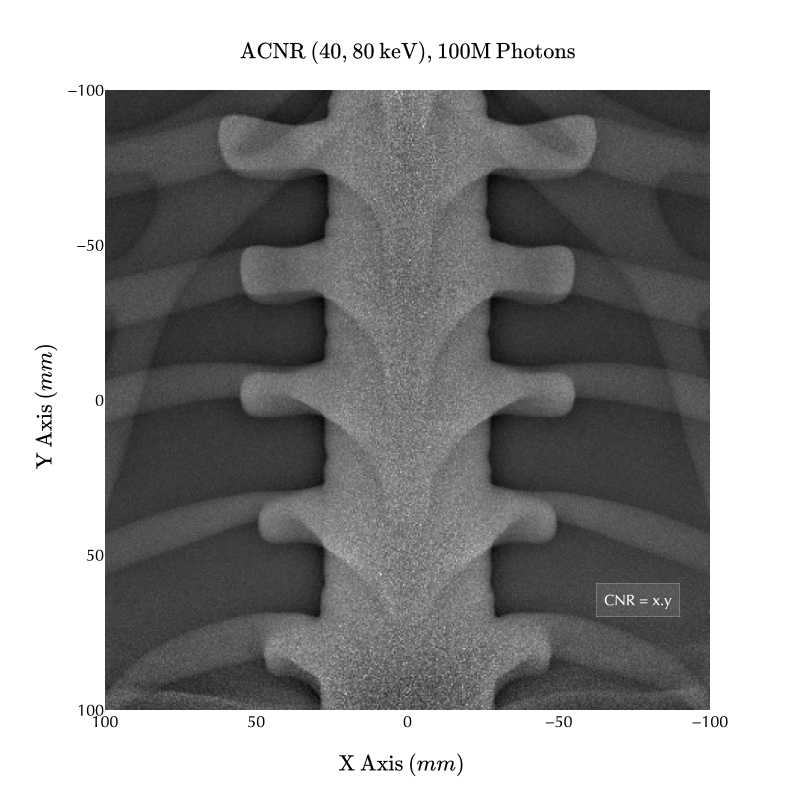
#> input picture miguelcomett/a.png, 4000 x 4000 px, found by its file name (shown at 1/5 size)
$ jupyter execute --allow-errors Radiography_Processing.ipynb   (shell and % lines are left out)
#> lines starting #> are read from the running program, lines starting #| are printed output that depends on the picture
## 1. Merge Root Files

[cell 1]
import uproot
import os
import numpy as np
from tqdm import tqdm

def merge_files(directory, starts_with, output_name):

    file_list = []

    for file in os.listdir(directory):
        if file.endswith('.root') and not file.startswith('merge') and not file.startswith(output_name):
            if not starts_with == '' and file.startswith(starts_with):
                    file_list.append(os.path.join(directory, file))

    merged_file = os.path.join(directory, output_name)

    counter = 0
    while True:
        if not os.path.exists(f"{merged_file}{counter}.root"):
            merged_file = f"{merged_file}{counter}.root"
            break
        counter = counter + 1

    with uproot.recreate(merged_file) as f_out:
        data_dict = {}  # Dictionary to store merged data temporarily

        for file in tqdm(file_list, desc = "Reading files", unit = "File", leave = True):

            with uproot.open(file) as f_in:
                for key in f_in.keys():
                    obj = f_in[key]

                    if isinstance(obj, uproot.TTree):
                        new_data = obj.arrays(library="np")
                        base_key = key.split(';')[0] # Extract base key name (ignore cycle numbers)

                        if base_key in data_dict: # If base_key is already in data_dict, concatenate data
                            existing_data = data_dict[base_key]
                            combined_data = {k: np.concatenate([existing_data[k], new_data[k]]) for k in new_data.keys() if k in existing_data}
                            data_dict[base_key] = {**existing_data, **combined_data} # Update with the combined data

                        else:
                            data_dict[base_key] = new_data # If base_key is not in data_dict, add new data

        for key, data in tqdm(data_dict.items(), desc = 'Writing file', unit='data', leave = True):
            f_out[key] = data

[cell 2]
directory = 'BUILD/ROOT'
starts_with = 'root0'
output_name = 'merge'

#> (the rest of this cell did not finish here and is left out)

## 3. Root to Dataframe

[cell 3]
import uproot
import os
import numpy as np
import dask.array as da
import dask.dataframe as dd

def root_to_dask(directory, root_name_starts, tree_name, x_branch, y_branch):

    file_name = os.path.join(directory, root_name_starts + ".root")

    with uproot.open(file_name) as root_file:
        tree = root_file[tree_name]
        if tree is None:
            print(f"Tree '{tree_name}' not found in {file_name}")
            return

        x_values = tree[x_branch].array(library="np") if x_branch in tree else print('error_x')
        y_values = tree[y_branch].array(library="np") if y_branch in tree else print('error_y')

        decimal_places = 3

        if x_values is not None:
            x_values = np.round(x_values, decimal_places)
        if y_values is not None:
            y_values = np.round(y_values, decimal_places)

        if x_values is None or y_values is None:
            print(f"Could not retrieve data for branches {x_branch} or {y_branch}")
            return

        x_dask_array = da.from_array(x_values, chunks="auto")
        y_dask_array = da.from_array(y_values, chunks="auto")

        dask_df = dd.from_dask_array(da.stack([x_dask_array, y_dask_array], axis=1), columns=[x_branch, y_branch])

        return dask_df

[cell 4]
directory = 'RESULTS/'
root_name_starts = "sim0"

tree_name = "Photons"
x_branch  = "X_axis"
y_branch  = "Y_axis"

#> (the rest of this cell did not finish here and is left out)


x_data = dataframe[x_branch].to_dask_array(lengths=True)
y_data = dataframe[y_branch].to_dask_array(lengths=True)

## 4. Dask Dataframe to Heatmap

[cell 5]
import matplotlib.pyplot as plt
import numpy as np
import dask.array as da
import dask.dataframe as dd

# [30 lines left out: function heatmap_array_dask, not called in this run]

[cell 6]
size = 120
log_factor = 0.0000001

x_shift = 0
y_shift = 0

save_as = ''
#> (the rest of this cell did not finish here and is left out)

## 5.1. Isolate Bone from Tissue

#> (a cell that did not finish here is left out)

[cell 8]
directory = 'RESULTS/'
rootnames = ["RC40K100M", "RC80K100M"]

tree_name = "Photons"
x_branch  = "X_axis"
y_branch  = "Y_axis"

x_shift = 0.0
y_shift = -150

save_as = ''

size = 100
log_factor = 0.01

[cell 9]
from skimage.restoration import denoise_bilateral
import matplotlib.pyplot as plt
from scipy.ndimage import gaussian_filter
import plotly.graph_objects as go
import plotly.io as pio

#> (the rest of this cell did not finish here and is left out)

    dataframe_2 = root_to_dask(directory, rootnames[1], tree_name, x_branch, y_branch)
    print("Dataframes created")

x_1 = dataframe_1[x_branch].to_dask_array(lengths=True)
y_1 = dataframe_1[y_branch].to_dask_array(lengths=True)

x_2 = dataframe_2[x_branch].to_dask_array(lengths=True)
y_2 = dataframe_2[y_branch].to_dask_array(lengths=True)

htmp_array_1, xlim, ylim = heatmap_array_dask(x_1, y_1, size, log_factor, x_shift, y_shift, '')
htmp_array_2, xlim, ylim = heatmap_array_dask(x_2, y_2, size, log_factor, x_shift, y_shift, '')

low_energy_img  = htmp_array_1
high_energy_img = htmp_array_2
# low_energy_img  = (low_energy_img * 255).astype(np.uint8)
# high_energy_img = (high_energy_img * 255).astype(np.uint8)

plt.close()
plt.close()

[cell 10]
U_b_l = 0.7519 # mu1
U_b_h = 0.3012 # mu2
U_t_l = 0.26 # mu3
U_t_h = 0.18 # mu4

#> (the rest of this cell did not finish here and is left out)

## 5.2. Bone Mineral Density (BMD)

[cell 11]
Thick_cons_bone = (U_t_l) / ( (U_t_h * U_b_l) - (U_t_l * U_b_h) )
#> (the rest of this cell did not finish here and is left out)

## 6.1. Calculate Interactive CNR

[cell 12]
from PIL import Image

image_name = '40k_double_100M' + '.png'
#> (the rest of this cell did not finish here and is left out)

[cell 13]
import numpy as np
import matplotlib.pyplot as plt
import numpy as np
from PIL import Image

#> (the rest of this cell did not finish here and is left out)

## 6.2. Calculate Fixed CNR

[cell 14]
from PIL import Image
import numpy as np
import numpy as np
import matplotlib.pyplot as plt

def CNR(image_path, save_as, coords_signal, coords_bckgrnd):

    image = Image.open(image_path)
    image = image.convert('L')
    cropped_image = image
    # cropped_image = image.crop((520, 450, image.width - 580, image.width - 440))
    data = np.array(cropped_image)

    plt.imshow(data, cmap = 'gray')
    plt.axis('off')

    signal_avg = 0
    background_avg = 0
    background_std = 0

    x1_signal = coords_signal[0]
    y1_signal = coords_signal[1]
    x2_signal = coords_signal[2]
    y2_signal = coords_signal[3]

    plt.gca().add_patch(plt.Rectangle((x1_signal, y1_signal), x2_signal - x1_signal, y2_signal - y1_signal, linewidth=2, edgecolor='yellow', facecolor='none'))

    if x2_signal > x1_signal:
        if y2_signal > y1_signal:
            signal = data[round(y1_signal):round(y2_signal), round(x1_signal):round(x2_signal)]
        else:
            signal = data[round(y2_signal):round(y1_signal), round(x1_signal):round(x2_signal)]
    else:
        if y2_signal > y1_signal:
            signal = data[round(y1_signal):round(y2_signal), round(x2_signal):round(x1_signal)]
        else:
            signal = data[round(y2_signal):round(y1_signal), round(x2_signal):round(x1_signal)]

    signal_avg = np.average(signal)
    signal_std = np.std(signal)
    print("Signal avg: ", round(signal_avg, 3))

    x1_background = coords_bckgrnd[0]
    y1_background = coords_bckgrnd[1]
    x2_background = coords_bckgrnd[2]
    y2_background = coords_bckgrnd[3]

    plt.gca().add_patch(plt.Rectangle((x1_background, y1_background), x2_background - x1_background, y2_background - y1_background, linewidth=2, edgecolor='red', facecolor='none'))

    if x2_background > x1_background:
        if y2_background > y1_background:
            background = data[round(y1_background):round(y2_background), round(x1_background):round(x2_background)]
        else:
            background = data[round(y2_background):round(y1_background), round(x1_background):round(x2_background)]
    else:
        if y2_background > y1_background:
            background = data[round(y1_background):round(y2_background), round(x2_background):round(x1_background)]
        else:
            background = data[round(y2_background):round(y1_background), round(x2_background):round(x1_background)]

    background_avg = np.average(background)
    background_std = np.std(background)

    print("Background avg: ", round(background_avg, 3))
    print("Background std dev: ", round(background_std, 3))

    cnr = (signal_avg-background_avg)/background_std
    # cnr = (background_avg - signal_avg)/signal_std
    print("CNR: ", round(cnr, 1))

    if save_as != '': plt.savefig('RESULTS/' + save_as + '.png', bbox_inches = 'tight', dpi = 900)

[cell 15]
image_path = "RESULTS/" + "a" + ".png"
#> image_path = 'RESULTS/a.png'
save_as = ''

shftx_s = 0.0 # shift x-coordinate signal box
shfty_s = 0.0
shftx_b = 200.0 # shift x-coordinate background box
shfty_b = 0.0

coords_signal  = [1200 + shftx_s, 1000 + shfty_s, 1800 + shftx_s, 1800 + shfty_s] # x1, y1, x2, y2
coords_bckgrnd = [2100 + shftx_b, 1000 + shfty_b, 2300 + shftx_b, 1800 + shfty_b] # x1, y1, x2, y2

CNR(image_path, save_as, coords_signal, coords_bckgrnd)
#> in CNR, image is the input picture: PIL image 4000x4000 RGBA; mean R, G, B, A 152.8, 152.8, 152.8, 255
#> in CNR, `signal = data[round(y1_signal):round(y2_signal), round(x1_signal):roun..`:
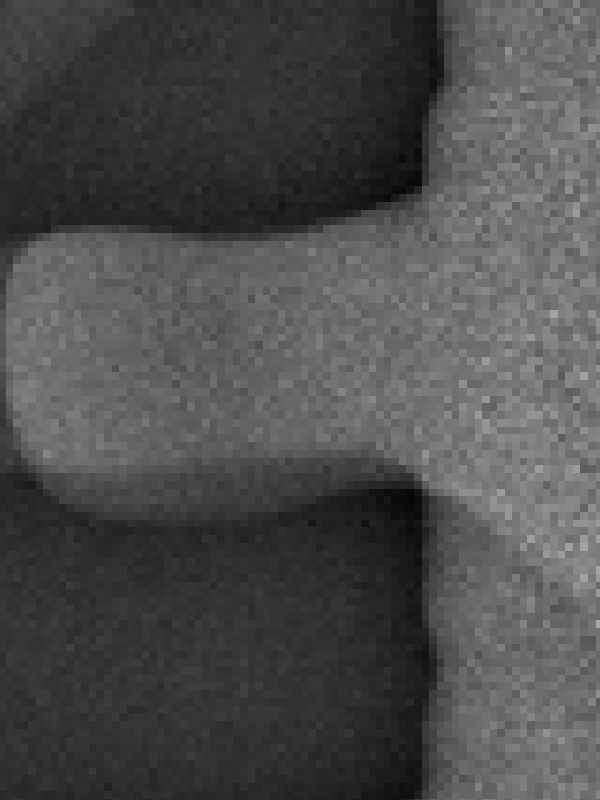
#> signal: shape (800, 600); min 7, max 169, mean 76.5
#> in CNR, `signal_avg = np.average(signal)`: signal_avg = 76.51
#> in CNR, `signal_std = np.std(signal)`: signal_std = 33.34
#| Signal avg:  76.514
#> in CNR, `background = data[round(y1_background):round(y2_background), round(x1_..`:
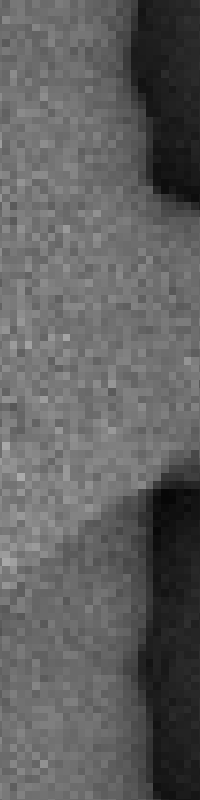
#> background: shape (800, 200); min 7, max 171, mean 96.1
#> in CNR, `background_avg = np.average(background)`: background_avg = 96.14
#> in CNR, `background_std = np.std(background)`: background_std = 34.76
#| Background avg:  96.142
#| Background std dev:  34.758
#> in CNR, `cnr = (signal_avg-background_avg)/background_std`: cnr = -0.565
#| CNR:  -0.6
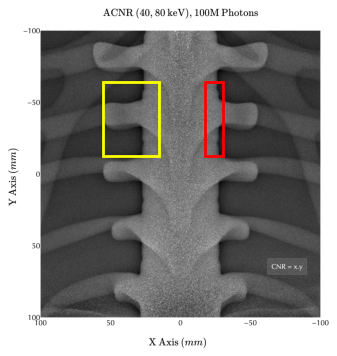
#> figure drawn by matplotlib, 1 panel

$ run again, with miguelcomett/RC80K100M.png copied over miguelcomett/a.png
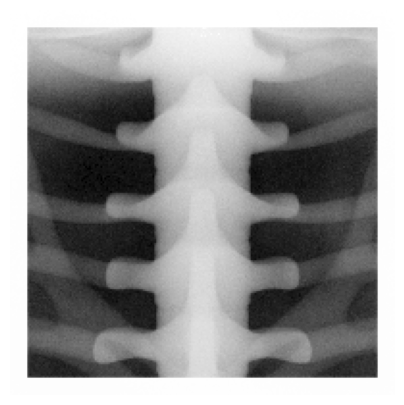
#> input picture miguelcomett/RC80K100M.png, 404 x 405 px, found by its file name
#> image_path = 'RESULTS/a.png'
#> in CNR, image is the input picture: PIL image 404x405 RGBA; mean R, G, B, A 150, 150, 150, 255
#> image: PIL image 404x405 L
#> signal = empty array
#> signal_avg = nan
#| Signal avg:  nan
#> background = empty array
#> background_avg = nan
#| Background avg:  nan
#| Background std dev:  nan
#| CNR:  nan
#> `[cell 15] image_path = "RESULTS/" + "a" + ".png" save_as = ''  shftx_s..`:
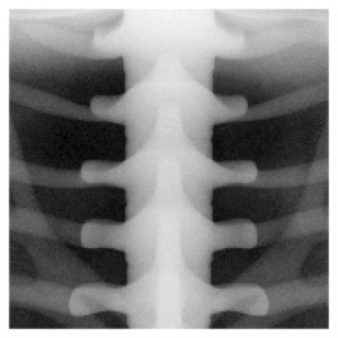
#> figure drawn by matplotlib, 1 panel
